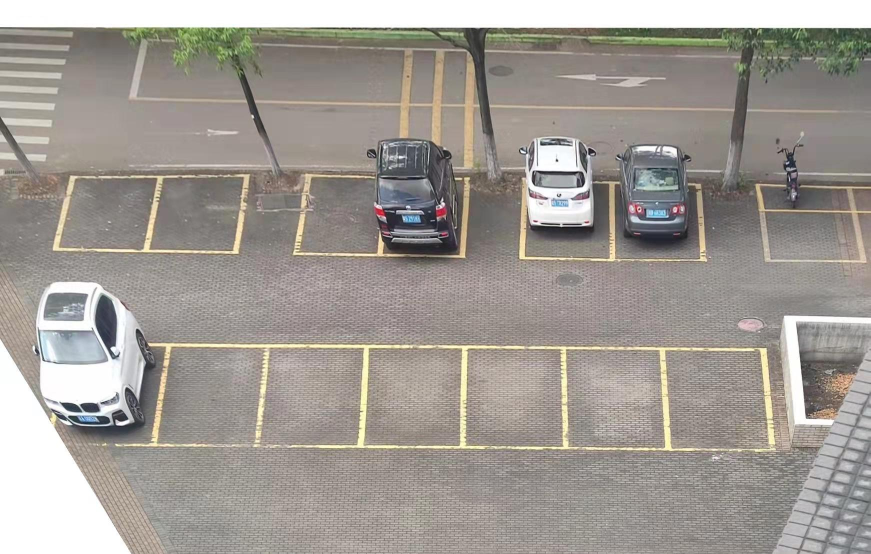
#> input picture img/pers_trans.jpg, 1741 x 1108 px (shown at 1/2 size)
$ python qd.py
#> lines starting #> are read from the running program, lines starting #| are printed output that depends on the picture
# -*- coding: utf-8 -*-
"""
Created on Tue Dec 27 09:32:02 2016

@author: http://blog.csdn.net/lql0716
"""
import cv2
import numpy as np

# 显示图片函数
def img_show(title: str, img: np.ndarray, rate = 0.6):
    img_show = cv2.resize(img, None, fx=rate, fy=rate, interpolation=cv2.INTER_AREA)
    cv2.imshow(title, img_show)
    cv2.waitKey(0)

# current_pos = None
# tl = None
# br = None
#鼠标事件
def get_rect(im, title='get_rect'):   #   (a,b) = get_rect(im, title='get_rect')
    mouse_params = {'tl': None, 'br': None, 'current_pos': None,
        'released_once': False}

    cv2.namedWindow(title)
    cv2.moveWindow(title, 100, 100)

    def onMouse(event, x, y, flags, param):

        param['current_pos'] = (x, y)

        if param['tl'] is not None and not (flags & cv2.EVENT_FLAG_LBUTTON):
            param['released_once'] = True

        if flags & cv2.EVENT_FLAG_LBUTTON:
            if param['tl'] is None:
                param['tl'] = param['current_pos']
            elif param['released_once']:
                param['br'] = param['current_pos']

    cv2.setMouseCallback(title, onMouse, mouse_params)
    cv2.imshow(title, im)

    while mouse_params['br'] is None:
        im_draw = np.copy(im)

        if mouse_params['tl'] is not None:
            cv2.rectangle(im_draw, mouse_params['tl'],mouse_params['current_pos'], (255, 0, 0))

        cv2.imshow(title, im_draw)
        _ = cv2.waitKey(10)

    cv2.destroyWindow(title)

    tl = (min(mouse_params['tl'][0], mouse_params['br'][0]),
        min(mouse_params['tl'][1], mouse_params['br'][1]))
    br = (max(mouse_params['tl'][0], mouse_params['br'][0]),
        max(mouse_params['tl'][1], mouse_params['br'][1]))

    return (tl, br)  #tl=(y1,x1), br=(y2,x2)


def get_qd(img, rate = 0.6):
    img_resize = cv2.resize(img, None, fx=rate, fy=rate, interpolation=cv2.INTER_AREA)
    (a, b) = get_rect(img_resize, title='get_rect')
    a, b = np.array(a), np.array(b)
    a_true = np.round(a/rate).astype(np.uint32)
    b_true = np.round(b/rate).astype(np.uint32)
    return  a_true,b_true

def img_qd(img_src,tune = False, a = [482, 633], b = [1018, 965]):
    if tune == True:
        (a, b) = get_qd(img_src)
    print("目标圈定a=",a)
    print("目标圈定b=",b)
    ax, ay = a
    bx, by = b
    mask = np.zeros((img_src.shape[0], img_src.shape[1])).astype(np.uint8)
    mask[ay:by, ax:bx] = 1
    img_obj = cv2.bitwise_and(img_src, img_src, mask=mask)
    return img_obj


# 删去不感兴趣区域，按回车键进行下一次删除，按esc键结束
def img_Sub(img_src,tune = False, A = [[482, 633]], B = [[1018, 965]]):
    mask = np.ones((img_src.shape[0], img_src.shape[1])).astype(np.uint8)
    if tune == True:
        A = []
        B = []
        img_drawing = img_src
        while True:
            (a, b) = get_qd(img_drawing)
            A.append(a)
            B.append(b)
            ax, ay = a
            bx, by = b
            mask[ay:by, ax:bx] = 0
            img_obj = cv2.bitwise_and(img_src, img_src, mask=mask)
            img_drawing = img_obj
            img_obj_show = cv2.resize(img_obj, None, fx=0.6, fy=0.6, interpolation=cv2.INTER_AREA)
            cv2.imshow("img_obj",img_obj_show)
            ch = cv2.waitKey(0)
            cv2.destroyAllWindows()
            if ch == 27:  # 按下esc键
                cv2.destroyAllWindows()
                break
    else:
        for i,a in enumerate(A):
            ax, ay = a
            bx, by = B[i]
            mask[ay:by, ax:bx] = 0
        img_obj = cv2.bitwise_and(img_src, img_src, mask=mask)
    return img_obj,A,B
        # [8 lines of commented-out code are left out]


if __name__ == '__main__':
    img_path = r'img/pers_trans.jpg'
    img_src = cv2.imread(img_path, cv2.IMREAD_COLOR)
#> img_src is the input picture: shape (1108, 1741, 3); mean B, G, R 147.6, 153.6, 159.2

    img_obj = img_qd(img_src)
#> in img_qd, `img_obj = cv2.bitwise_and(img_src, img_src, mask=mask)`:
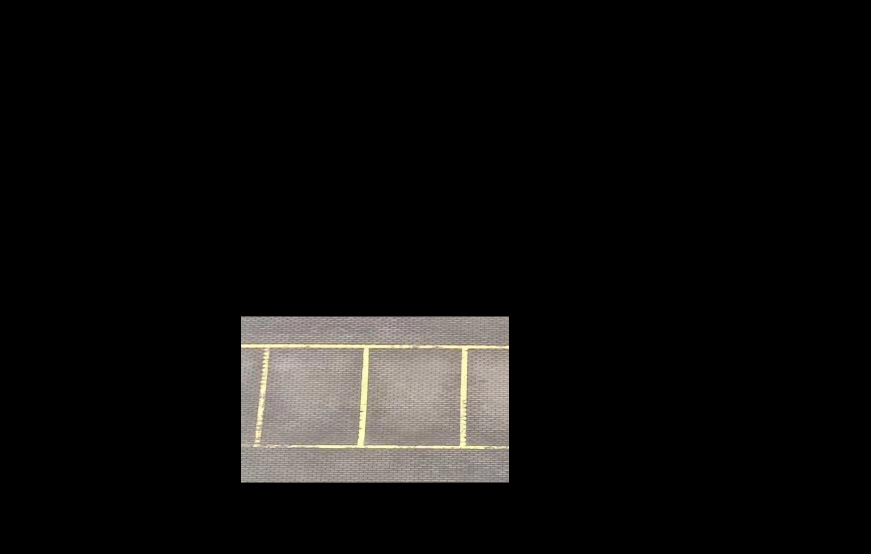
#> img_obj: shape (1108, 1741, 3) (shown at 1/2 size); mean B, G, R 13.5, 14.4, 15.3
    # img_show("img_obj",img_obj)

    img_sub,A,B= img_Sub(img_obj, tune=True)
#> in get_qd, `img_resize = cv2.resize(img, None, fx=rate, fy=rate, interpolation=cv2..`:
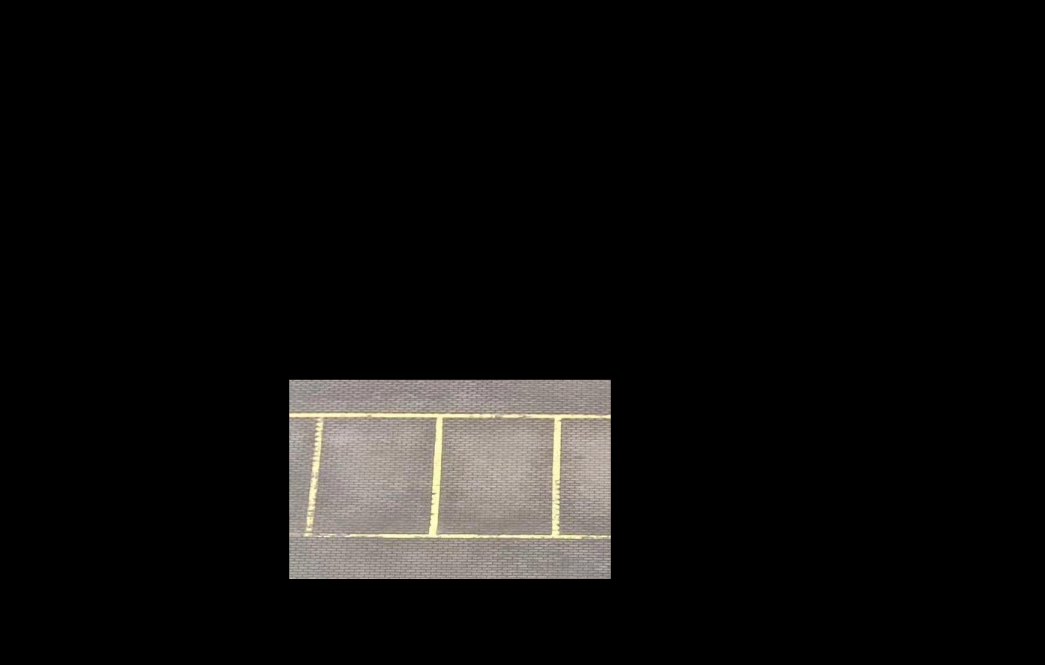
#> img_resize: shape (665, 1045, 3); mean B, G, R 13.5, 14.4, 15.3
#> (key Esc is pressed here)
    img_show("img_sub", img_sub)
    img_new,_,_ = img_Sub(img_obj, tune=False,A=A,B =B)
    img_show("img_new", img_new)

$ run again, with img/parking9.jpg copied over img/pers_trans.jpg
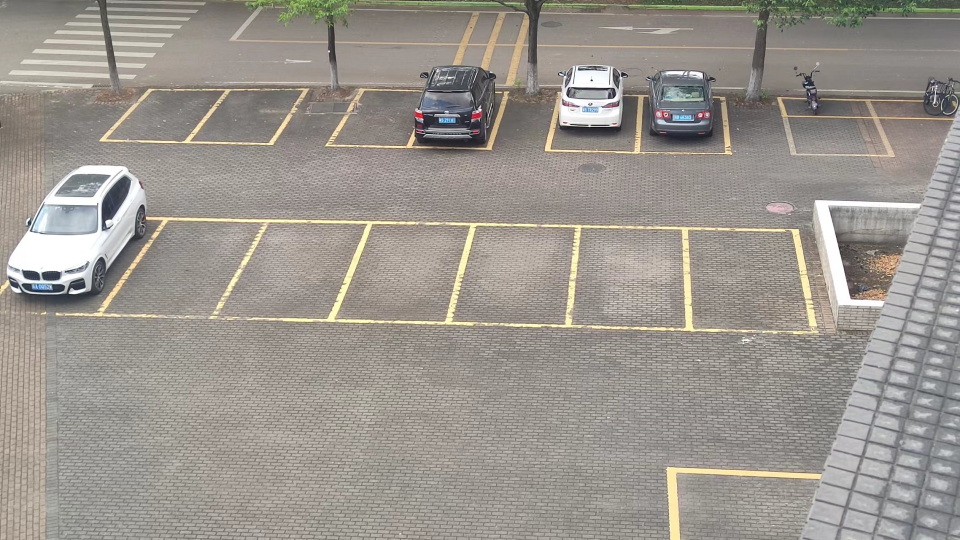
#> input picture img/parking9.jpg, 1920 x 1080 px (shown at 1/2 size)
#> img_src is the input picture: shape (1080, 1920, 3); mean B, G, R 142.2, 149.1, 154.3
#> in img_qd, `img_obj = cv2.bitwise_and(img_src, img_src, mask=mask)`:
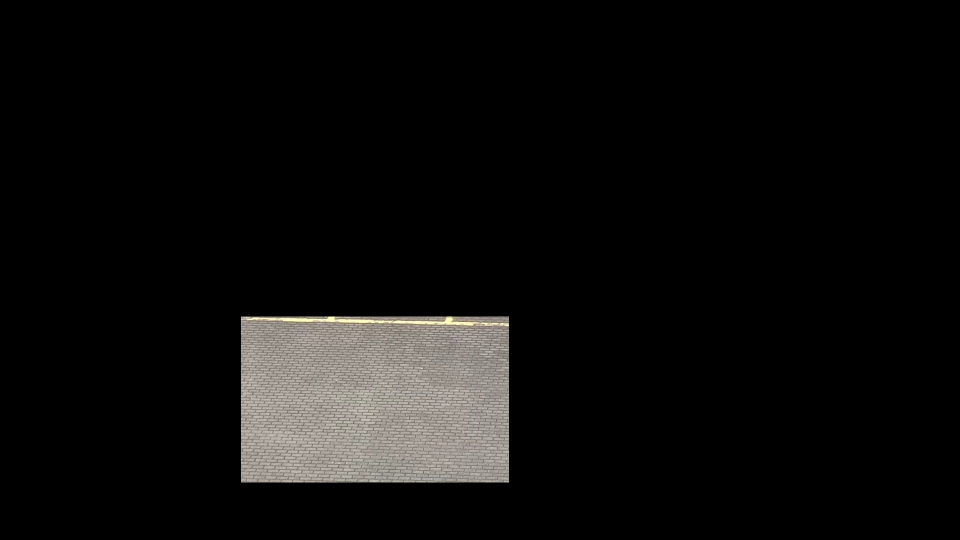
#> img_obj: shape (1080, 1920, 3) (shown at 1/2 size); mean B, G, R 12.5, 13.2, 13.8
#> in get_qd, `img_resize = cv2.resize(img, None, fx=rate, fy=rate, interpolation=cv2..`:
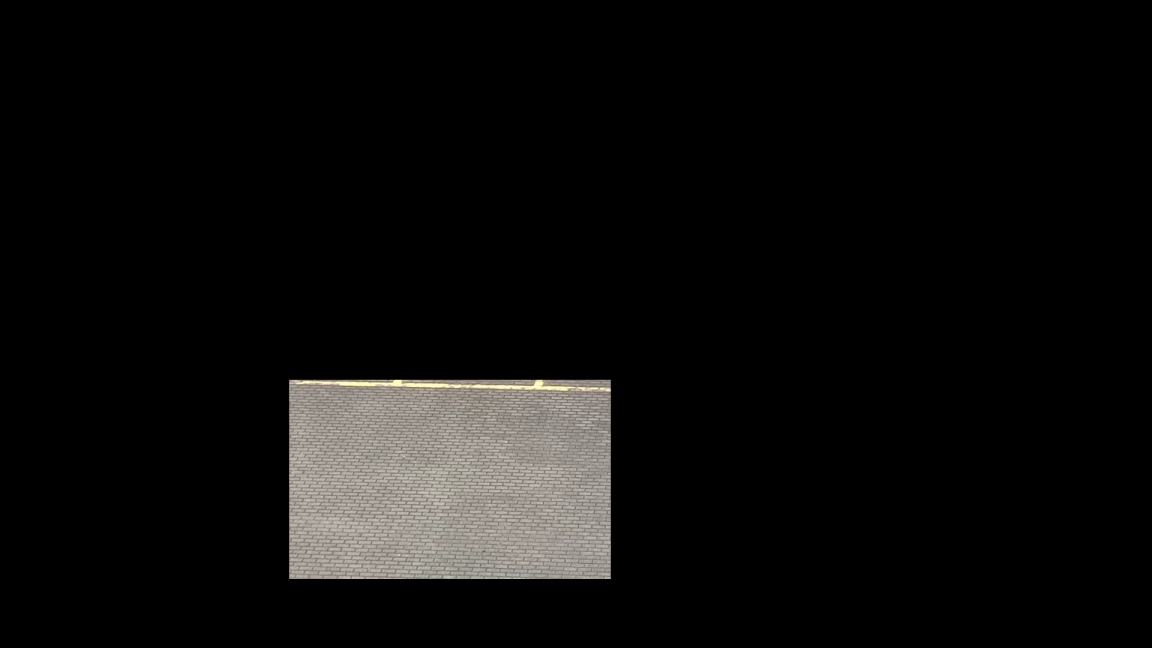
#> img_resize: shape (648, 1152, 3); mean B, G, R 12.5, 13.2, 13.8
